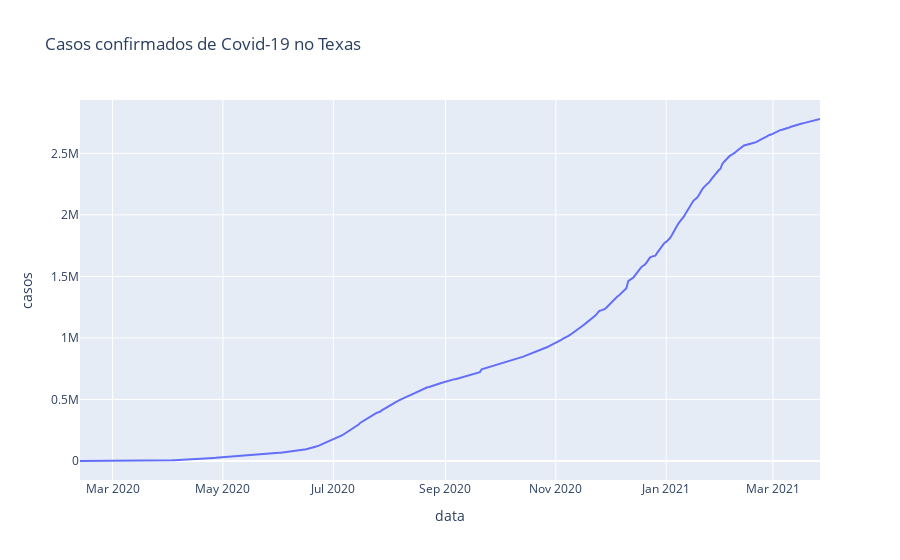

The notebook cell saved with this chart:
### Code cell
# Visualizar os casos no Texas
px.line(tx, 'data', 'casos', title='Casos confirmados de Covid-19 no Texas')

### Figure 1 — Plotly figure (JSON) as saved in the notebook; plotly's stock layout.template omitted (floating-point values rounded to 4 significant figures; data arrays with more than 128 entries replaced by an {"elided": "..."} marker saying what was removed)
{"data": [{"hovertemplate": "data=%{x}<br>casos=%{y}<extra></extra>", "legendgroup": "", "line": {"color": "#636efa", "dash": "solid"}, "mode": "lines", "name": "", "orientation": "v", "showlegend": false, "type": "scatter", "x": {"elided": "410 str values"}, "xaxis": "x", "y": {"elided": "410 int values"}, "yaxis": "y"}], "layout": {"legend": {"tracegroupgap": 0}, "title": {"text": "Casos confirmados de Covid-19 no Texas"}, "xaxis": {"anchor": "y", "domain": [0, 1], "title": {"text": "data"}}, "yaxis": {"anchor": "x", "domain": [0, 1], "title": {"text": "casos"}}}}
